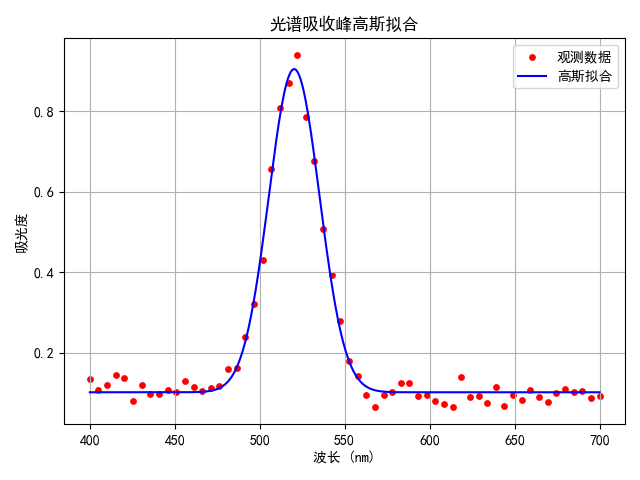

Write Python code to recreate this figure.
import numpy as np
import matplotlib.pyplot as plt
from scipy.optimize import curve_fit

plt.rcParams['font.sans-serif'] = ['SimHei']
plt.rcParams['axes.unicode_minus'] = False

np.random.seed(0)
lam = np.linspace(400, 700, 60)
A_true = 0.8 * np.exp(-((lam - 520)**2) / (2 * 15**2)) + 0.1
A = A_true + np.random.normal(0, 0.02, lam.size)

def gauss(x, A0, mu, sigma, B):
    return A0 * np.exp(-((x - mu)**2) / (2 * sigma**2)) + B

popt, pcov = curve_fit(gauss, lam, A, p0=[0.8, 520, 15, 0.1])
A0, mu, sigma, B = popt
print(f"峰高 A0 = {A0:.4f}")
print(f"峰位 μ = {mu:.2f} nm")
print(f"峰宽 σ = {sigma:.2f} nm")
print(f"基线 B = {B:.4f}")

xs = np.linspace(400, 700, 400)
plt.scatter(lam, A, color='red', s=15, label='观测数据')
plt.plot(xs, gauss(xs, *popt), 'b-', label='高斯拟合')
plt.xlabel('波长 (nm)'); plt.ylabel('吸光度')
plt.title('光谱吸收峰高斯拟合')
plt.legend(); plt.grid(True)
plt.tight_layout(); plt.show()
